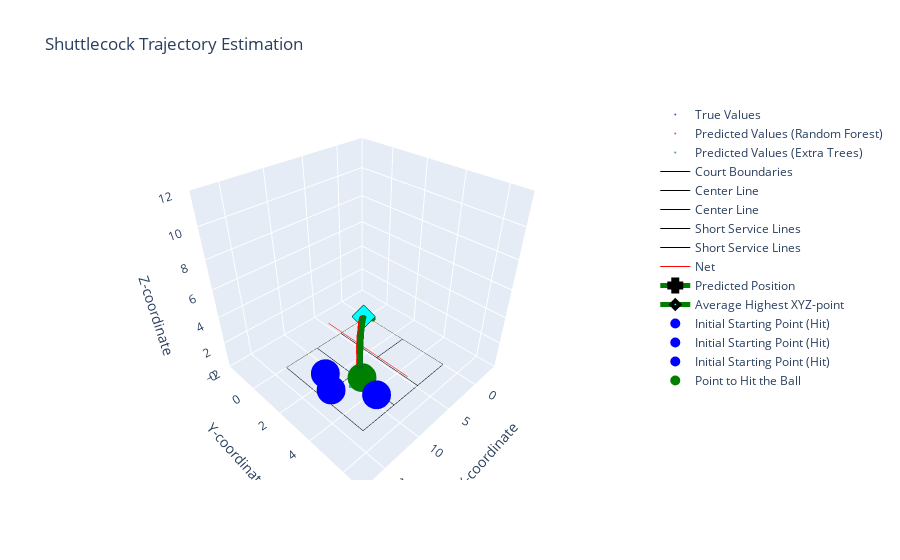

The code cell stored with this chart in its notebook:
### Markdown cell above
### ROBOT - Shuttlecock Trajectory Estimation

### Code cell
import plotly.graph_objects as go
# Define court dimensions
court_length_x = 13.4
court_length_y = 5.18
court_height_skybox = 10
court_height_net = 1.55
court_length_centerline = 4.68

def is_point_within_court(x, y, z, court_length_x, court_length_y, court_height_skybox):
    """
    Check if a point is within the court boundaries.
    
    Args:
        x (float): X-coordinate of the point
        y (float): Y-coordinate of the point
        z (float): Z-coordinate of the point
        court_length_x (float): Length of the court along the X-axis
        court_length_y (float): Length of the court along the Y-axis
        court_height_skybox (float): Height of the court's skybox
    
    Returns:
        bool: True if the point is within the court boundaries, False otherwise
    """
    return 0 <= x <= court_length_x and 0 <= y <= court_length_y and 0 <= z <= court_height_skybox


# Create the 3D scatter plot
fig = go.Figure(data=[
    go.Scatter3d(
        x=y_actual_coords['SHUTTLECOCK POSITIION IN AIR(X) metres'],
        y=y_actual_coords['SHUTTLECOCK POSITIION IN AIR(Y) metres'],
        z=y_actual_coords['SHUTTLECOCK POSITIION IN AIR(Z) metres'],
        mode='markers',
        name='True Values',
        marker=dict(color='blue', size=2),
        opacity=0.7
    ),
    go.Scatter3d(
        x=predicted_trajectory_points_RT[:, 0],
        y=predicted_trajectory_points_RT[:, 1],
        z=predicted_trajectory_points_RT[:, 2],
        mode='markers',
        name='Predicted Values (Random Forest)',
        marker=dict(color='red', size=2),
        opacity=0.7
    ),
    go.Scatter3d(
        x=predicted_trajectory_points_ET[:, 0],
        y=predicted_trajectory_points_ET[:, 1],
        z=predicted_trajectory_points_ET[:, 2],
        mode='markers',
        name='Predicted Values (Extra Trees)',
        marker=dict(color='green', size=2),
        opacity=0.7
    ),
])

# Set plot title and axis labels
fig.update_layout(
    title='Shuttlecock Trajectory Estimation',
    scene=dict(
        xaxis_title='X-coordinate',
        yaxis_title='Y-coordinate',
        zaxis_title='Z-coordinate',
        xaxis=dict(range=[-4, 18]),  # Set the range for X-axis
        yaxis=dict(range=[-2, 7]),   # Set the range for Y-axis
        zaxis=dict(range=[0, 12]),  # Set the range for Z-axis
        aspectmode='manual',         # Set the aspect mode to manual for custom scaling
        aspectratio=dict(x=1, y=1, z=1)  # Set the aspect ratio for equal scaling of axes
    )
)

# Add court lines to the plot
fig.add_trace(go.Scatter3d(
    x=[0, court_length_x, court_length_x, 0, 0],
    y=[0, 0, court_length_y, court_length_y, 0],
    z=[0, 0, 0, 0, 0],
    mode='lines',
    name='Court Boundaries',
    line=dict(color='black', width=1)
))

fig.add_trace(go.Scatter3d(
    x=[0, court_length_centerline, court_length_centerline, 0, 0],
    y=[court_length_y / 2, court_length_y / 2, court_length_y / 2, court_length_y / 2, court_length_y / 2],
    z=[0, 0, 0, 0, 0],
    mode='lines',
    name='Center Line',
    line=dict(color='black', width=1)
))

fig.add_trace(go.Scatter3d(
    x=[court_length_x - court_length_centerline, court_length_x],
    y=[court_length_y / 2, court_length_y / 2],
    z=[0, 0, 0, 0, 0],
    mode='lines',
    name='Center Line',
    line=dict(color='black', width=1)
))

fig.add_trace(go.Scatter3d(
    x=[court_length_centerline + 0.04, court_length_centerline + 0.04],
    y=[0, court_length_y],
    z=[0, 0],
    mode='lines',
    name='Short Service Lines',
    line=dict(color='black', width=1)
))

fig.add_trace(go.Scatter3d(
    x=[court_length_x - court_length_centerline - 0.04, court_length_x - court_length_centerline - 0.04],
    y=[0, court_length_y],
    z=[0, 0],
    mode='lines',
    name='Short Service Lines',
    line=dict(color='black', width=1)
))

fig.add_trace(go.Scatter3d(
    x=[court_length_x / 2, court_length_x / 2],
    y=[0, court_length_y],
    z=[court_height_net, court_height_net],
    mode='lines',
    name='Net',
    line=dict(color='red', width=1)
))

# Initialize variables
all_within_court_RT = True
all_within_court_ET = True
highest_xyz_points_RT = []
highest_xyz_points_ET = []
highest_z_index_RT = np.argmax(predicted_trajectory_points_RT[:, 2])
highest_z_index_ET = np.argmax(predicted_trajectory_points_ET[:, 2])

# Check if all predicted values for the RT group are within the court
for point in predicted_trajectory_points_RT:
    x, y, z = point
    if not is_point_within_court(x, y, z, court_length_x, court_length_y, court_height_skybox):
        all_within_court_RT = False
        break

# Check if all predicted values for the ET group are within the court
for point in predicted_trajectory_points_ET:
    x, y, z = point
    if not is_point_within_court(x, y, z, court_length_x, court_length_y, court_height_skybox):
        all_within_court_ET = False
        break

color = "red"
predict = True
placeholder="Initial Starting Point (Miss)"
            
if not (all_within_court_RT and all_within_court_ET):
    color = "black"
    predict = False
    placeholder="Initial Starting Point (OUT)"
        
highest_xyz_points_RT = predicted_trajectory_points_RT[-1]
highest_xyz_point_RT = predicted_trajectory_points_RT[highest_z_index_RT]
highest_xyz_points_ET = predicted_trajectory_points_ET[-1]
highest_xyz_point_ET = predicted_trajectory_points_ET[highest_z_index_ET]
    
# Average out the predicted XYZ points
average_xyz = np.mean([highest_xyz_points_RT, highest_xyz_points_ET], axis=0)
# Average out the highest XYZ points
average_highest_xyz = np.mean([highest_xyz_point_RT, highest_xyz_point_ET], axis=0)

# Print the count
print("Is predicted Regression Tree (RT) within court: ", all_within_court_RT)
print("Is predicted Extra Tree (ET) within court: ", all_within_court_ET)
# Print the average XYZ values
print("Average XYZ of Estimated Shuttlecock Position:", average_xyz)

# Add the average predicted X, Y, and Z points to the graph
fig.add_trace(go.Scatter3d(
    x=[average_xyz[0]],
    y=[average_xyz[1]],
    z=[average_xyz[2]],
    mode='lines+markers',
    name='Predicted Position',
    line=dict(color="green", width=5),
    marker=dict(symbol="cross", size=10, color="cyan", line=dict(color="black", width=4)),
    opacity=1
))

# Add the average highest X, Y, and Z points to the graph
fig.add_trace(go.Scatter3d(
    x=[average_highest_xyz[0]],
    y=[average_highest_xyz[1]],
    z=[average_highest_xyz[2]],
    mode='lines+markers',
    name='Average Highest XYZ-point',
    line=dict(color="green", width=5),
    marker=dict(symbol="diamond", size=6, color="cyan", line=dict(color="black", width=4)),
    opacity=1
))

# Calculate the height of the badminton racket from the ground
badminton_height = (120 / 100) - (0.17/2)  # -> 0.17/2 assuming we want to hit it somewhere in the middle of the top quarter

# Calculate the length and width of the robot
robot_length = 20.4 / 100  # Convert length from cm to meters
robot_width = 23 / 100  # Convert width from cm to meters

# Define the range for the initial starting position
x_range = [0, 4.72]
y_range = [0, 5.18]

# Define number of random positions to test
no_of_random_pos = 3

for i in range(no_of_random_pos):
    # Generate random initial starting position within the specified range
    random_initial_x = random.uniform(x_range[0], x_range[1])
    random_initial_y = random.uniform(y_range[0], y_range[1])

    # Calculate the position where the dummy robot should move to
    robot_x = court_length_x - average_xyz[0] - robot_length - random_initial_x
    robot_y = court_length_y - average_xyz[1] - robot_width - random_initial_y

    # Calculate the distance traveled by the robot
    robot_distance = np.sqrt(robot_x ** 2 + robot_y ** 2)
    # Calculate the time required for the robot to move to the position
    robot_movement_time = robot_distance / 3
    if (all_within_court_RT and all_within_court_ET):
        print("Distance: {:.2f} meters in {:.2f} seconds".format(robot_distance, robot_movement_time))

    # Calculate the adjusted z-coordinate for hitting the shuttlecock
    robot_z = average_highest_xyz[2] - badminton_height

    # Check if the average highest XYZ-point is within the court and the robot can reach the position before the ball drops
    if (
        average_xyz[0] >= 0
        and average_xyz[0] <= court_length_x
        and average_xyz[1] >= 0
        and average_xyz[1] <= court_length_y
        and average_highest_xyz[2] >= 0
        and average_highest_xyz[2] <= court_height_skybox
        and robot_movement_time <= 1.5
        and robot_z >= 0
    ):
        # Add the initial starting point of the dummy robot to the graph
        fig.add_trace(
            go.Scatter3d(
                x=[court_length_x - random_initial_x],
                y=[court_length_y - random_initial_y],
                z=[badminton_height],
                mode="markers",
                name="Initial Starting Point (Hit)",
                marker=dict(color="blue", size=10),
                opacity=1,
            )
        )

        # Calculate the (x, y) difference
        x_difference = robot_x
        y_difference = robot_y
        
        if (all_within_court_RT and all_within_court_ET):
            print(f"X difference: {x_difference}")
            print(f"Y difference: {y_difference}")
            print(f"Time required: {robot_movement_time} seconds")
            print("Able to reach and hit on time")
    else:
        # Add the initial starting point of the dummy robot to the graph
        fig.add_trace(
            go.Scatter3d(
                x=[court_length_x - random_initial_x],
                y=[court_length_y - random_initial_y],
                z=[badminton_height],
                mode="markers",
                name=placeholder,
                marker=dict(color=color, size=10),
                opacity=0.3,
            )
        )
        
        if (all_within_court_RT and all_within_court_ET):
            if robot_movement_time > 1.5:
                print(f"X difference: {x_difference}")
                print(f"Y difference: {y_difference}")
                print(f"Time required: {robot_movement_time} seconds")
                print("Cannot reach on time")
            else:
                print("Cannot hit")

if (all_within_court_RT and all_within_court_ET):
    # Add the point where the dummy robot can hit the ball to the graph
    fig.add_trace(
        go.Scatter3d(
            x=[court_length_x - random_initial_x - robot_x],
            y=[court_length_y - random_initial_y - robot_y],
            z=[badminton_height],
            mode="markers",
            name="Point to Hit the Ball",
            marker=dict(color="green", size=10),
            opacity=1,
        )
)

# Show the 3D plot
fig.show()

# Save the plot as an HTML file
offline.plot(fig, filename='interactive_models/robot_pred_limited_reg.html')

### Figure 1 — Plotly figure (JSON) as saved in the notebook; plotly's stock layout.template omitted (floating-point values rounded to 4 significant figures)
{"data": [{"marker": {"color": "blue", "size": 2}, "mode": "markers", "name": "True Values", "opacity": 0.7, "type": "scatter3d", "x": [4.076, 4.152, 4.226, 4.302, 4.375, 4.45, 4.522, 4.596, 4.666, 4.738, 4.81, 4.882, 4.95, 5.022, 5.087, 5.158, 5.226, 5.294, 5.359, 5.427, 5.494, 5.559, 5.621, 5.686, 5.751, 5.812, 5.876, 5.939, 5.999, 6.059, 6.123, 6.181, 6.242, 6.3, 6.358, 6.416, 6.473, 6.532, 6.587, 6.643, 6.697, 6.751, 6.806, 6.857, 6.911, 6.965, 7.017, 7.069, 7.121, 7.169, 7.219, 7.27, 7.317, 7.368, 7.414, 7.46, 7.509, 7.554, 7.6, 7.646, 7.69, 7.736, 7.778, 7.82, 7.865, 7.907, 7.947, 7.988, 8.026, 8.069, 8.108, 8.145, 8.184, 8.222, 8.26, 8.297, 8.332, 8.368, 8.405, 8.437, 8.473, 8.505, 8.539, 8.573, 8.605, 8.635, 8.665, 8.696, 8.727, 8.755, 8.783, 8.812, 8.84, 8.869, 8.894, 8.92, 8.945, 8.971, 8.995, 9.02, 9.045, 9.065, 9.087, 9.109, 9.131, 9.154, 9.173, 9.192, 9.213, 9.231, 9.248, 9.267, 9.285, 9.301, 9.317, 9.332, 9.346, 9.362, 9.375, 9.39, 9.402, 9.415, 9.426, 9.438, 9.449, 9.459, 9.47, 9.478], "y": [2.019, 2.038, 2.056, 2.075, 2.094, 2.112, 2.13, 2.149, 2.166, 2.184, 2.202, 2.22, 2.237, 2.255, 2.271, 2.289, 2.306, 2.323, 2.339, 2.356, 2.372, 2.389, 2.404, 2.42, 2.437, 2.452, 2.468, 2.483, 2.499, 2.513, 2.529, 2.544, 2.559, 2.574, 2.588, 2.602, 2.616, 2.631, 2.645, 2.659, 2.672, 2.686, 2.7, 2.712, 2.726, 2.739, 2.752, 2.765, 2.778, 2.79, 2.803, 2.815, 2.827, 2.84, 2.851, 2.863, 2.875, 2.886, 2.898, 2.909, 2.92, 2.932, 2.942, 2.953, 2.964, 2.974, 2.984, 2.994, 3.004, 3.014, 3.024, 3.033, 3.043, 3.053, 3.062, 3.071, 3.08, 3.089, 3.098, 3.106, 3.115, 3.123, 3.132, 3.14, 3.148, 3.156, 3.163, 3.171, 3.179, 3.186, 3.193, 3.2, 3.207, 3.214, 3.22, 3.227, 3.233, 3.239, 3.245, 3.252, 3.258, 3.263, 3.268, 3.274, 3.279, 3.285, 3.29, 3.295, 3.3, 3.304, 3.308, 3.313, 3.318, 3.322, 3.326, 3.329, 3.333, 3.337, 3.34, 3.344, 3.347, 3.35, 3.353, 3.356, 3.359, 3.361, 3.364, 3.366], "z": [2.665, 2.727, 2.787, 2.848, 2.904, 2.963, 3.019, 3.074, 3.126, 3.18, 3.232, 3.282, 3.334, 3.382, 3.429, 3.476, 3.521, 3.567, 3.611, 3.656, 3.695, 3.738, 3.778, 3.817, 3.855, 3.894, 3.93, 3.966, 4.001, 4.037, 4.07, 4.107, 4.137, 4.169, 4.199, 4.23, 4.261, 4.287, 4.315, 4.34, 4.369, 4.393, 4.416, 4.441, 4.463, 4.486, 4.507, 4.525, 4.545, 4.563, 4.58, 4.595, 4.612, 4.627, 4.64, 4.651, 4.66, 4.672, 4.68, 4.686, 4.693, 4.698, 4.704, 4.707, 4.71, 4.707, 4.707, 4.705, 4.7, 4.695, 4.686, 4.681, 4.669, 4.656, 4.643, 4.628, 4.611, 4.594, 4.571, 4.547, 4.526, 4.497, 4.469, 4.439, 4.404, 4.372, 4.333, 4.293, 4.252, 4.209, 4.16, 4.112, 4.06, 4.004, 3.946, 3.886, 3.822, 3.757, 3.689, 3.615, 3.539, 3.463, 3.382, 3.295, 3.209, 3.114, 3.019, 2.92, 2.817, 2.709, 2.599, 2.485, 2.366, 2.244, 2.117, 1.986, 1.85, 1.709, 1.565, 1.415, 1.26, 1.102, 0.9376, 0.7695, 0.596, 0.4156, 0.2298, 0.04112]}, {"marker": {"color": "red", "size": 2}, "mode": "markers", "name": "Predicted Values (Random Forest)", "opacity": 0.7, "type": "scatter3d", "x": [4.076, 4.152, 4.228, 4.303, 4.376, 4.451, 4.522, 4.612, 4.663, 4.744, 4.811, 4.879, 4.951, 5.017, 5.092, 5.156, 5.228, 5.294, 5.364, 5.427, 5.491, 5.558, 5.633, 5.687, 5.747, 5.816, 5.901, 5.947, 5.987, 6.048, 6.144, 6.19, 6.225, 6.284, 6.381, 6.436, 6.466, 6.508, 6.596, 6.672, 6.704, 6.728, 6.798, 6.879, 6.928, 6.956, 6.985, 7.069, 7.134, 7.182, 7.212, 7.254, 7.323, 7.376, 7.422, 7.454, 7.495, 7.553, 7.622, 7.655, 7.683, 7.726, 7.768, 7.823, 7.885, 7.91, 7.94, 7.981, 8.036, 8.089, 8.135, 8.169, 8.179, 8.202, 8.233, 8.27, 8.326, 8.383, 8.414, 8.433, 8.451, 8.48, 8.511, 8.561, 8.606, 8.636, 8.662, 8.686, 8.709, 8.75, 8.777, 8.81, 8.834, 8.857, 8.888, 8.92, 8.946, 8.966, 8.987, 9.014, 9.043, 9.068, 9.083, 9.101, 9.134, 9.156, 9.169, 9.187, 9.213, 9.229, 9.243, 9.263, 9.284, 9.3, 9.316, 9.332, 9.347, 9.362, 9.379, 9.39, 9.4, 9.415, 9.428, 9.434, 9.447, 9.459, 9.47, 9.477], "y": [2.021, 2.045, 2.061, 2.09, 2.112, 2.135, 2.151, 2.164, 2.175, 2.185, 2.199, 2.216, 2.229, 2.245, 2.271, 2.289, 2.304, 2.319, 2.334, 2.347, 2.362, 2.38, 2.406, 2.416, 2.428, 2.439, 2.456, 2.467, 2.476, 2.495, 2.516, 2.522, 2.532, 2.546, 2.578, 2.597, 2.609, 2.621, 2.644, 2.663, 2.673, 2.681, 2.701, 2.72, 2.731, 2.738, 2.742, 2.759, 2.774, 2.777, 2.783, 2.79, 2.805, 2.818, 2.828, 2.835, 2.845, 2.861, 2.877, 2.886, 2.893, 2.901, 2.91, 2.921, 2.935, 2.941, 2.946, 2.945, 2.95, 2.954, 2.953, 2.961, 2.966, 2.971, 2.98, 2.988, 3.002, 3.014, 3.023, 3.028, 3.032, 3.042, 3.048, 3.061, 3.072, 3.079, 3.086, 3.091, 3.095, 3.105, 3.117, 3.124, 3.13, 3.136, 3.14, 3.141, 3.145, 3.148, 3.153, 3.16, 3.168, 3.175, 3.181, 3.183, 3.188, 3.192, 3.193, 3.199, 3.205, 3.209, 3.211, 3.228, 3.247, 3.254, 3.258, 3.258, 3.262, 3.259, 3.243, 3.234, 3.228, 3.234, 3.254, 3.261, 3.279, 3.309, 3.304, 3.31], "z": [2.664, 2.726, 2.787, 2.847, 2.905, 2.964, 3.018, 3.085, 3.124, 3.184, 3.232, 3.282, 3.332, 3.379, 3.431, 3.474, 3.523, 3.566, 3.613, 3.654, 3.695, 3.737, 3.784, 3.817, 3.854, 3.896, 3.946, 3.973, 3.996, 4.031, 4.084, 4.11, 4.129, 4.161, 4.211, 4.24, 4.255, 4.276, 4.319, 4.355, 4.37, 4.381, 4.413, 4.448, 4.469, 4.48, 4.492, 4.525, 4.549, 4.566, 4.576, 4.589, 4.611, 4.626, 4.639, 4.647, 4.656, 4.668, 4.681, 4.687, 4.691, 4.696, 4.699, 4.703, 4.704, 4.705, 4.703, 4.7, 4.693, 4.684, 4.675, 4.667, 4.664, 4.657, 4.646, 4.63, 4.604, 4.575, 4.556, 4.544, 4.532, 4.509, 4.483, 4.438, 4.393, 4.361, 4.33, 4.299, 4.268, 4.206, 4.164, 4.107, 4.063, 4.016, 3.95, 3.878, 3.813, 3.762, 3.704, 3.625, 3.532, 3.449, 3.393, 3.325, 3.191, 3.095, 3.033, 2.941, 2.807, 2.714, 2.632, 2.506, 2.365, 2.249, 2.122, 1.984, 1.852, 1.701, 1.531, 1.399, 1.285, 1.086, 0.9078, 0.8275, 0.6334, 0.4185, 0.2154, 0.06861]}, {"marker": {"color": "green", "size": 2}, "mode": "markers", "name": "Predicted Values (Extra Trees)", "opacity": 0.7, "type": "scatter3d", "x": [4.076, 4.152, 4.226, 4.302, 4.375, 4.45, 4.522, 4.596, 4.666, 4.738, 4.81, 4.882, 4.95, 5.022, 5.087, 5.158, 5.226, 5.294, 5.359, 5.427, 5.494, 5.559, 5.621, 5.686, 5.751, 5.812, 5.876, 5.939, 5.999, 6.059, 6.123, 6.181, 6.242, 6.3, 6.358, 6.416, 6.473, 6.532, 6.587, 6.643, 6.697, 6.751, 6.806, 6.857, 6.911, 6.965, 7.017, 7.069, 7.121, 7.169, 7.219, 7.27, 7.317, 7.368, 7.414, 7.46, 7.509, 7.554, 7.6, 7.646, 7.69, 7.736, 7.778, 7.82, 7.865, 7.907, 7.947, 7.988, 8.026, 8.069, 8.108, 8.145, 8.184, 8.222, 8.26, 8.297, 8.332, 8.368, 8.405, 8.437, 8.473, 8.505, 8.539, 8.573, 8.605, 8.635, 8.665, 8.696, 8.727, 8.755, 8.783, 8.812, 8.84, 8.869, 8.894, 8.92, 8.945, 8.971, 8.995, 9.02, 9.045, 9.065, 9.087, 9.109, 9.131, 9.154, 9.173, 9.192, 9.213, 9.231, 9.248, 9.267, 9.285, 9.301, 9.317, 9.332, 9.346, 9.362, 9.375, 9.39, 9.402, 9.415, 9.426, 9.438, 9.449, 9.459, 9.47, 9.478], "y": [2.019, 2.038, 2.056, 2.075, 2.094, 2.112, 2.13, 2.149, 2.166, 2.184, 2.202, 2.22, 2.237, 2.255, 2.271, 2.289, 2.306, 2.323, 2.339, 2.356, 2.372, 2.389, 2.404, 2.42, 2.437, 2.452, 2.468, 2.483, 2.499, 2.513, 2.529, 2.544, 2.559, 2.574, 2.588, 2.602, 2.616, 2.631, 2.645, 2.659, 2.672, 2.686, 2.7, 2.712, 2.726, 2.739, 2.752, 2.765, 2.778, 2.79, 2.803, 2.815, 2.827, 2.84, 2.851, 2.863, 2.875, 2.886, 2.898, 2.909, 2.92, 2.932, 2.942, 2.953, 2.964, 2.974, 2.984, 2.994, 3.004, 3.014, 3.024, 3.033, 3.043, 3.053, 3.062, 3.071, 3.08, 3.089, 3.098, 3.106, 3.115, 3.123, 3.132, 3.14, 3.148, 3.156, 3.163, 3.171, 3.179, 3.186, 3.193, 3.2, 3.207, 3.214, 3.22, 3.227, 3.233, 3.239, 3.245, 3.252, 3.258, 3.263, 3.268, 3.274, 3.279, 3.285, 3.29, 3.295, 3.3, 3.304, 3.308, 3.313, 3.318, 3.322, 3.326, 3.329, 3.333, 3.337, 3.34, 3.344, 3.347, 3.35, 3.353, 3.356, 3.359, 3.361, 3.364, 3.366], "z": [2.665, 2.727, 2.787, 2.848, 2.904, 2.963, 3.019, 3.074, 3.126, 3.18, 3.232, 3.282, 3.334, 3.382, 3.429, 3.476, 3.521, 3.567, 3.611, 3.656, 3.695, 3.738, 3.778, 3.817, 3.855, 3.894, 3.93, 3.966, 4.001, 4.037, 4.07, 4.107, 4.137, 4.169, 4.199, 4.23, 4.261, 4.287, 4.315, 4.34, 4.369, 4.393, 4.416, 4.441, 4.463, 4.486, 4.507, 4.525, 4.545, 4.563, 4.58, 4.595, 4.612, 4.627, 4.64, 4.651, 4.66, 4.672, 4.68, 4.686, 4.693, 4.698, 4.704, 4.707, 4.71, 4.707, 4.707, 4.705, 4.7, 4.695, 4.686, 4.681, 4.669, 4.656, 4.643, 4.628, 4.611, 4.594, 4.571, 4.547, 4.526, 4.497, 4.469, 4.439, 4.404, 4.372, 4.333, 4.293, 4.252, 4.209, 4.16, 4.112, 4.06, 4.004, 3.946, 3.886, 3.822, 3.757, 3.689, 3.615, 3.539, 3.463, 3.382, 3.295, 3.209, 3.114, 3.019, 2.92, 2.817, 2.709, 2.599, 2.485, 2.366, 2.244, 2.117, 1.986, 1.85, 1.709, 1.565, 1.415, 1.26, 1.102, 0.9376, 0.7695, 0.596, 0.4156, 0.2298, 0.04112]}, {"line": {"color": "black", "width": 1}, "mode": "lines", "name": "Court Boundaries", "type": "scatter3d", "x": [0, 13.4, 13.4, 0, 0], "y": [0, 0, 5.18, 5.18, 0], "z": [0, 0, 0, 0, 0]}, {"line": {"color": "black", "width": 1}, "mode": "lines", "name": "Center Line", "type": "scatter3d", "x": [0, 4.68, 4.68, 0, 0], "y": [2.59, 2.59, 2.59, 2.59, 2.59], "z": [0, 0, 0, 0, 0]}, {"line": {"color": "black", "width": 1}, "mode": "lines", "name": "Center Line", "type": "scatter3d", "x": [8.72, 13.4], "y": [2.59, 2.59], "z": [0, 0, 0, 0, 0]}, {"line": {"color": "black", "width": 1}, "mode": "lines", "name": "Short Service Lines", "type": "scatter3d", "x": [4.72, 4.72], "y": [0, 5.18], "z": [0, 0]}, {"line": {"color": "black", "width": 1}, "mode": "lines", "name": "Short Service Lines", "type": "scatter3d", "x": [8.68, 8.68], "y": [0, 5.18], "z": [0, 0]}, {"line": {"color": "red", "width": 1}, "mode": "lines", "name": "Net", "type": "scatter3d", "x": [6.7, 6.7], "y": [0, 5.18], "z": [1.55, 1.55]}, {"line": {"color": "green", "width": 5}, "marker": {"color": "cyan", "line": {"color": "black", "width": 4}, "size": 10, "symbol": "cross"}, "mode": "lines+markers", "name": "Predicted Position", "opacity": 1, "type": "scatter3d", "x": [9.478], "y": [3.338], "z": [0.05486]}, {"line": {"color": "green", "width": 5}, "marker": {"color": "cyan", "line": {"color": "black", "width": 4}, "size": 6, "symbol": "diamond"}, "mode": "lines+markers", "name": "Average Highest XYZ-point", "opacity": 1, "type": "scatter3d", "x": [7.888], "y": [2.952], "z": [4.707]}, {"marker": {"color": "blue", "size": 10}, "mode": "markers", "name": "Initial Starting Point (Hit)", "opacity": 1, "type": "scatter3d", "x": [12.1], "y": [2.234], "z": [1.115]}, {"marker": {"color": "blue", "size": 10}, "mode": "markers", "name": "Initial Starting Point (Hit)", "opacity": 1, "type": "scatter3d", "x": [10.34], "y": [4.712], "z": [1.115]}, {"marker": {"color": "blue", "size": 10}, "mode": "markers", "name": "Initial Starting Point (Hit)", "opacity": 1, "type": "scatter3d", "x": [13.24], "y": [3.141], "z": [1.115]}, {"marker": {"color": "green", "size": 10}, "mode": "markers", "name": "Point to Hit the Ball", "opacity": 1, "type": "scatter3d", "x": [9.682], "y": [3.568], "z": [1.115]}], "layout": {"scene": {"aspectmode": "manual", "aspectratio": {"x": 1, "y": 1, "z": 1}, "xaxis": {"range": [-4, 18], "title": {"text": "X-coordinate"}}, "yaxis": {"range": [-2, 7], "title": {"text": "Y-coordinate"}}, "zaxis": {"range": [0, 12], "title": {"text": "Z-coordinate"}}}, "title": {"text": "Shuttlecock Trajectory Estimation"}}}
